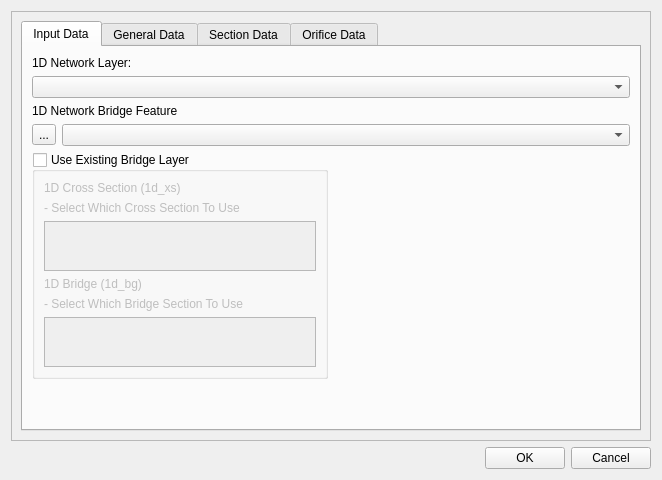
<?xml version="1.0" encoding="UTF-8"?>
<ui version="4.0">
 <class>archBridgeDialog</class>
 <widget class="QDialog" name="archBridgeDialog">
  <property name="geometry">
   <rect>
    <x>0</x>
    <y>0</y>
    <width>662</width>
    <height>480</height>
   </rect>
  </property>
  <property name="windowTitle">
   <string>Arch Bridge</string>
  </property>
  <layout class="QVBoxLayout" name="verticalLayout_2">
   <item>
    <widget class="QScrollArea" name="scrollArea">
     <property name="widgetResizable">
      <bool>true</bool>
     </property>
     <widget class="QWidget" name="scrollAreaWidgetContents">
      <property name="geometry">
       <rect>
        <x>0</x>
        <y>0</y>
        <width>642</width>
        <height>429</height>
       </rect>
      </property>
      <layout class="QVBoxLayout" name="verticalLayout">
       <item>
        <widget class="QTabWidget" name="tabWidget">
         <property name="currentIndex">
          <number>0</number>
         </property>
         <widget class="QWidget" name="InputData">
          <attribute name="title">
           <string>Input Data</string>
          </attribute>
          <layout class="QGridLayout" name="gridLayout">
           <item row="0" column="0" colspan="2">
            <layout class="QVBoxLayout" name="verticalLayout_14">
             <item>
              <widget class="QLabel" name="label_11">
               <property name="text">
                <string>1D Network Layer:</string>
               </property>
              </widget>
             </item>
             <item>
              <widget class="QComboBox" name="cboNwkLayer"/>
             </item>
             <item>
              <widget class="QLabel" name="label_12">
               <property name="text">
                <string>1D Network Bridge Feature</string>
               </property>
              </widget>
             </item>
             <item>
              <layout class="QHBoxLayout" name="horizontalLayout_4">
               <item>
                <widget class="QToolButton" name="bridgeBySelection">
                 <property name="toolTip">
                  <string>Use Selection</string>
                 </property>
                 <property name="text">
                  <string>...</string>
                 </property>
                </widget>
               </item>
               <item>
                <widget class="QComboBox" name="cboNwkFeature"/>
               </item>
              </layout>
             </item>
            </layout>
           </item>
           <item row="1" column="0">
            <widget class="QGroupBox" name="gbUseExisting">
             <property name="title">
              <string>Use Existing Bridge Layer</string>
             </property>
             <property name="checkable">
              <bool>true</bool>
             </property>
             <property name="checked">
              <bool>false</bool>
             </property>
             <layout class="QVBoxLayout" name="verticalLayout_3">
              <item>
               <widget class="QLabel" name="label">
                <property name="text">
                 <string>1D Cross Section (1d_xs)</string>
                </property>
               </widget>
              </item>
              <item>
               <widget class="QLabel" name="xsLabel">
                <property name="text">
                 <string>- Select Which Cross Section To Use</string>
                </property>
               </widget>
              </item>
              <item>
               <widget class="QListWidget" name="lwXSFeature">
                <property name="maximumSize">
                 <size>
                  <width>16777215</width>
                  <height>50</height>
                 </size>
                </property>
               </widget>
              </item>
              <item>
               <widget class="QLabel" name="label_2">
                <property name="text">
                 <string>1D Bridge (1d_bg)</string>
                </property>
               </widget>
              </item>
              <item>
               <widget class="QLabel" name="bgLabel">
                <property name="text">
                 <string>- Select Which Bridge Section To Use</string>
                </property>
               </widget>
              </item>
              <item>
               <widget class="QListWidget" name="lwGBFeature">
                <property name="maximumSize">
                 <size>
                  <width>16777215</width>
                  <height>50</height>
                 </size>
                </property>
               </widget>
              </item>
             </layout>
            </widget>
           </item>
           <item row="1" column="1">
            <spacer name="horizontalSpacer_2">
             <property name="orientation">
              <enum>Qt::Horizontal</enum>
             </property>
             <property name="sizeHint" stdset="0">
              <size>
               <width>40</width>
               <height>20</height>
              </size>
             </property>
            </spacer>
           </item>
           <item row="2" column="0">
            <spacer name="verticalSpacer">
             <property name="orientation">
              <enum>Qt::Vertical</enum>
             </property>
             <property name="sizeHint" stdset="0">
              <size>
               <width>20</width>
               <height>40</height>
              </size>
             </property>
            </spacer>
           </item>
          </layout>
         </widget>
         <widget class="QWidget" name="GeneralData">
          <attribute name="title">
           <string>General Data</string>
          </attribute>
          <layout class="QGridLayout" name="gridLayout_3">
           <item row="0" column="0">
            <widget class="QGroupBox" name="gbDualBridge_2">
             <property name="title">
              <string>Dual Bridge</string>
             </property>
             <property name="checkable">
              <bool>true</bool>
             </property>
             <property name="checked">
              <bool>false</bool>
             </property>
             <layout class="QVBoxLayout" name="verticalLayout_18">
              <item>
               <layout class="QHBoxLayout" name="horizontalLayout_8">
                <item>
                 <layout class="QVBoxLayout" name="verticalLayout_19">
                  <item>
                   <widget class="QLabel" name="label_15">
                    <property name="text">
                     <string>Bridge Width:</string>
                    </property>
                   </widget>
                  </item>
                  <item>
                   <widget class="QDoubleSpinBox" name="sbBridgeWidth">
                    <property name="decimals">
                     <number>3</number>
                    </property>
                    <property name="maximum">
                     <double>99999.000000000000000</double>
                    </property>
                   </widget>
                  </item>
                 </layout>
                </item>
                <item>
                 <layout class="QVBoxLayout" name="verticalLayout_20">
                  <item>
                   <widget class="QLabel" name="label_16">
                    <property name="text">
                     <string>Dual Distance:</string>
                    </property>
                   </widget>
                  </item>
                  <item>
                   <widget class="QDoubleSpinBox" name="sbDualDistance">
                    <property name="decimals">
                     <number>3</number>
                    </property>
                    <property name="maximum">
                     <double>99999.000000000000000</double>
                    </property>
                   </widget>
                  </item>
                 </layout>
                </item>
               </layout>
              </item>
             </layout>
            </widget>
           </item>
           <item row="0" column="1">
            <spacer name="horizontalSpacer_4">
             <property name="orientation">
              <enum>Qt::Horizontal</enum>
             </property>
             <property name="sizeHint" stdset="0">
              <size>
               <width>382</width>
               <height>20</height>
              </size>
             </property>
            </spacer>
           </item>
           <item row="1" column="0">
            <layout class="QHBoxLayout" name="horizontalLayout_7">
             <item>
              <layout class="QVBoxLayout" name="verticalLayout_16">
               <item>
                <widget class="QLabel" name="label_13">
                 <property name="text">
                  <string>Calibration Coefficient:</string>
                 </property>
                </widget>
               </item>
               <item>
                <widget class="QDoubleSpinBox" name="sbCalibCoeff">
                 <property name="wrapping">
                  <bool>false</bool>
                 </property>
                 <property name="frame">
                  <bool>true</bool>
                 </property>
                 <property name="buttonSymbols">
                  <enum>QAbstractSpinBox::UpDownArrows</enum>
                 </property>
                 <property name="decimals">
                  <number>3</number>
                 </property>
                 <property name="maximum">
                  <double>99999.000000000000000</double>
                 </property>
                 <property name="value">
                  <double>1.000000000000000</double>
                 </property>
                </widget>
               </item>
              </layout>
             </item>
             <item>
              <layout class="QVBoxLayout" name="verticalLayout_17">
               <item>
                <widget class="QLabel" name="label_14">
                 <property name="text">
                  <string>Skew Angle:</string>
                 </property>
                </widget>
               </item>
               <item>
                <widget class="QDoubleSpinBox" name="sbSkewAngle">
                 <property name="decimals">
                  <number>3</number>
                 </property>
                 <property name="maximum">
                  <double>99999.000000000000000</double>
                 </property>
                </widget>
               </item>
              </layout>
             </item>
            </layout>
           </item>
           <item row="3" column="0">
            <spacer name="verticalSpacer_3">
             <property name="orientation">
              <enum>Qt::Vertical</enum>
             </property>
             <property name="sizeHint" stdset="0">
              <size>
               <width>20</width>
               <height>40</height>
              </size>
             </property>
            </spacer>
           </item>
           <item row="2" column="0" colspan="2">
            <layout class="QVBoxLayout" name="verticalLayout_21">
             <item>
              <widget class="QLabel" name="label_17">
               <property name="text">
                <string>Comment:</string>
               </property>
              </widget>
             </item>
             <item>
              <widget class="QLineEdit" name="leComment"/>
             </item>
            </layout>
           </item>
          </layout>
         </widget>
         <widget class="QWidget" name="SectionData">
          <attribute name="title">
           <string>Section Data</string>
          </attribute>
          <layout class="QVBoxLayout" name="verticalLayout_7">
           <item>
            <layout class="QHBoxLayout" name="horizontalLayout_2">
             <item>
              <layout class="QVBoxLayout" name="verticalLayout_9">
               <item>
                <layout class="QHBoxLayout" name="horizontalLayout_5">
                 <item>
                  <widget class="QLabel" name="label_6">
                   <property name="text">
                    <string>Channel Section:</string>
                   </property>
                  </widget>
                 </item>
                 <item>
                  <widget class="QToolButton" name="btnAddChannelRow">
                   <property name="text">
                    <string>...</string>
                   </property>
                  </widget>
                 </item>
                 <item>
                  <widget class="QToolButton" name="btnRemChannelRow">
                   <property name="text">
                    <string>...</string>
                   </property>
                  </widget>
                 </item>
                </layout>
               </item>
               <item>
                <widget class="ChannelSectionTable" name="twChannel">
                 <attribute name="horizontalHeaderDefaultSectionSize">
                  <number>150</number>
                 </attribute>
                 <attribute name="verticalHeaderDefaultSectionSize">
                  <number>20</number>
                 </attribute>
                 <attribute name="verticalHeaderMinimumSectionSize">
                  <number>20</number>
                 </attribute>
                 <column>
                  <property name="text">
                   <string>Chainage (m)</string>
                  </property>
                  <property name="textAlignment">
                   <set>AlignLeading|AlignVCenter</set>
                  </property>
                 </column>
                 <column>
                  <property name="text">
                   <string>Elevation (m AHD)</string>
                  </property>
                  <property name="textAlignment">
                   <set>AlignLeading|AlignVCenter</set>
                  </property>
                 </column>
                 <column>
                  <property name="text">
                   <string>Manning's n</string>
                  </property>
                  <property name="textAlignment">
                   <set>AlignLeading|AlignVCenter</set>
                  </property>
                 </column>
                </widget>
               </item>
              </layout>
             </item>
             <item>
              <layout class="QVBoxLayout" name="verticalLayout_4">
               <item>
                <widget class="QPushButton" name="pbPlot">
                 <property name="sizePolicy">
                  <sizepolicy hsizetype="Fixed" vsizetype="Fixed">
                   <horstretch>0</horstretch>
                   <verstretch>0</verstretch>
                  </sizepolicy>
                 </property>
                 <property name="minimumSize">
                  <size>
                   <width>75</width>
                   <height>0</height>
                  </size>
                 </property>
                 <property name="text">
                  <string>Plot...</string>
                 </property>
                 <property name="autoDefault">
                  <bool>true</bool>
                 </property>
                 <property name="flat">
                  <bool>false</bool>
                 </property>
                </widget>
               </item>
               <item>
                <widget class="QPushButton" name="pbImport">
                 <property name="sizePolicy">
                  <sizepolicy hsizetype="Fixed" vsizetype="Fixed">
                   <horstretch>0</horstretch>
                   <verstretch>0</verstretch>
                  </sizepolicy>
                 </property>
                 <property name="minimumSize">
                  <size>
                   <width>75</width>
                   <height>0</height>
                  </size>
                 </property>
                 <property name="text">
                  <string>Import...</string>
                 </property>
                </widget>
               </item>
               <item>
                <widget class="QPushButton" name="pbDem">
                 <property name="sizePolicy">
                  <sizepolicy hsizetype="Fixed" vsizetype="Fixed">
                   <horstretch>0</horstretch>
                   <verstretch>0</verstretch>
                  </sizepolicy>
                 </property>
                 <property name="minimumSize">
                  <size>
                   <width>75</width>
                   <height>0</height>
                  </size>
                 </property>
                 <property name="text">
                  <string>From DEM...</string>
                 </property>
                </widget>
               </item>
               <item>
                <spacer name="verticalSpacer_4">
                 <property name="orientation">
                  <enum>Qt::Vertical</enum>
                 </property>
                 <property name="sizeHint" stdset="0">
                  <size>
                   <width>20</width>
                   <height>40</height>
                  </size>
                 </property>
                </spacer>
               </item>
              </layout>
             </item>
            </layout>
           </item>
           <item>
            <layout class="QHBoxLayout" name="horizontalLayout_3">
             <item>
              <layout class="QVBoxLayout" name="verticalLayout_10">
               <item>
                <layout class="QHBoxLayout" name="horizontalLayout_6">
                 <item>
                  <widget class="QLabel" name="label_7">
                   <property name="text">
                    <string>Openings:</string>
                   </property>
                  </widget>
                 </item>
                 <item>
                  <widget class="QToolButton" name="btnAddBridgeRow">
                   <property name="text">
                    <string>...</string>
                   </property>
                  </widget>
                 </item>
                 <item>
                  <widget class="QToolButton" name="btnRemBridgeRow">
                   <property name="text">
                    <string>...</string>
                   </property>
                  </widget>
                 </item>
                </layout>
               </item>
               <item>
                <widget class="BridgeSectionTable" name="twBridge">
                 <property name="minimumSize">
                  <size>
                   <width>0</width>
                   <height>0</height>
                  </size>
                 </property>
                 <property name="maximumSize">
                  <size>
                   <width>16777215</width>
                   <height>16777211</height>
                  </size>
                 </property>
                 <attribute name="horizontalHeaderDefaultSectionSize">
                  <number>128</number>
                 </attribute>
                 <attribute name="verticalHeaderDefaultSectionSize">
                  <number>20</number>
                 </attribute>
                 <attribute name="verticalHeaderMinimumSectionSize">
                  <number>1</number>
                 </attribute>
                 <column>
                  <property name="text">
                   <string>Start (m)</string>
                  </property>
                  <property name="textAlignment">
                   <set>AlignLeading|AlignVCenter</set>
                  </property>
                 </column>
                 <column>
                  <property name="text">
                   <string>Finish (m)</string>
                  </property>
                  <property name="textAlignment">
                   <set>AlignLeading|AlignVCenter</set>
                  </property>
                 </column>
                 <column>
                  <property name="text">
                   <string>Springing Level (m RL)</string>
                  </property>
                  <property name="textAlignment">
                   <set>AlignLeading|AlignVCenter</set>
                  </property>
                 </column>
                 <column>
                  <property name="text">
                   <string>Soffit Level (m RL)</string>
                  </property>
                  <property name="textAlignment">
                   <set>AlignLeading|AlignVCenter</set>
                  </property>
                 </column>
                </widget>
               </item>
              </layout>
             </item>
            </layout>
           </item>
          </layout>
         </widget>
         <widget class="QWidget" name="OrificeData">
          <attribute name="title">
           <string>Orifice Data</string>
          </attribute>
          <layout class="QGridLayout" name="gridLayout_2">
           <item row="0" column="0">
            <widget class="QCheckBox" name="cbOrifice">
             <property name="text">
              <string>Model surcharged bridge as orifice flow</string>
             </property>
            </widget>
           </item>
           <item row="1" column="1">
            <spacer name="horizontalSpacer_3">
             <property name="orientation">
              <enum>Qt::Horizontal</enum>
             </property>
             <property name="sizeHint" stdset="0">
              <size>
               <width>40</width>
               <height>20</height>
              </size>
             </property>
            </spacer>
           </item>
           <item row="1" column="0">
            <widget class="QGroupBox" name="groupBox_2">
             <property name="title">
              <string>Orifice parameters:</string>
             </property>
             <layout class="QVBoxLayout" name="verticalLayout_15">
              <item>
               <layout class="QVBoxLayout" name="verticalLayout_11">
                <item>
                 <widget class="QLabel" name="label_8">
                  <property name="text">
                   <string>Lower transition distance (m):</string>
                  </property>
                 </widget>
                </item>
                <item>
                 <widget class="QDoubleSpinBox" name="sbLowerTransDist">
                  <property name="decimals">
                   <number>3</number>
                  </property>
                  <property name="maximum">
                   <double>99999.000000000000000</double>
                  </property>
                 </widget>
                </item>
               </layout>
              </item>
              <item>
               <layout class="QVBoxLayout" name="verticalLayout_12">
                <item>
                 <widget class="QLabel" name="label_9">
                  <property name="text">
                   <string>Upper transition distance (m):</string>
                  </property>
                 </widget>
                </item>
                <item>
                 <widget class="QDoubleSpinBox" name="sbUpperTransDist">
                  <property name="decimals">
                   <number>3</number>
                  </property>
                  <property name="maximum">
                   <double>99999.000000000000000</double>
                  </property>
                 </widget>
                </item>
               </layout>
              </item>
              <item>
               <layout class="QVBoxLayout" name="verticalLayout_13">
                <item>
                 <widget class="QLabel" name="label_10">
                  <property name="text">
                   <string>Orifice discharge coefficient:</string>
                  </property>
                 </widget>
                </item>
                <item>
                 <widget class="QDoubleSpinBox" name="sbOrificeCoeff">
                  <property name="decimals">
                   <number>3</number>
                  </property>
                  <property name="maximum">
                   <double>99999.000000000000000</double>
                  </property>
                  <property name="value">
                   <double>1.000000000000000</double>
                  </property>
                 </widget>
                </item>
               </layout>
              </item>
             </layout>
            </widget>
           </item>
           <item row="2" column="0">
            <spacer name="verticalSpacer_2">
             <property name="orientation">
              <enum>Qt::Vertical</enum>
             </property>
             <property name="sizeHint" stdset="0">
              <size>
               <width>20</width>
               <height>40</height>
              </size>
             </property>
            </spacer>
           </item>
          </layout>
         </widget>
        </widget>
       </item>
      </layout>
     </widget>
    </widget>
   </item>
   <item>
    <layout class="QHBoxLayout" name="horizontalLayout">
     <item>
      <spacer name="horizontalSpacer">
       <property name="orientation">
        <enum>Qt::Horizontal</enum>
       </property>
       <property name="sizeHint" stdset="0">
        <size>
         <width>40</width>
         <height>20</height>
        </size>
       </property>
      </spacer>
     </item>
     <item>
      <widget class="QPushButton" name="pbOk">
       <property name="text">
        <string>OK</string>
       </property>
      </widget>
     </item>
     <item>
      <widget class="QPushButton" name="pbCancel">
       <property name="text">
        <string>Cancel</string>
       </property>
      </widget>
     </item>
    </layout>
   </item>
  </layout>
 </widget>
 <customwidgets>
  <customwidget>
   <class>ChannelSectionTable</class>
   <extends>QTableWidget</extends>
   <header>tuflow.bridge_editor.BridgeEditorTable</header>
  </customwidget>
  <customwidget>
   <class>BridgeSectionTable</class>
   <extends>QTableWidget</extends>
   <header>tuflow.bridge_editor.BridgeEditorTable</header>
  </customwidget>
 </customwidgets>
 <resources/>
 <connections/>
</ui>
